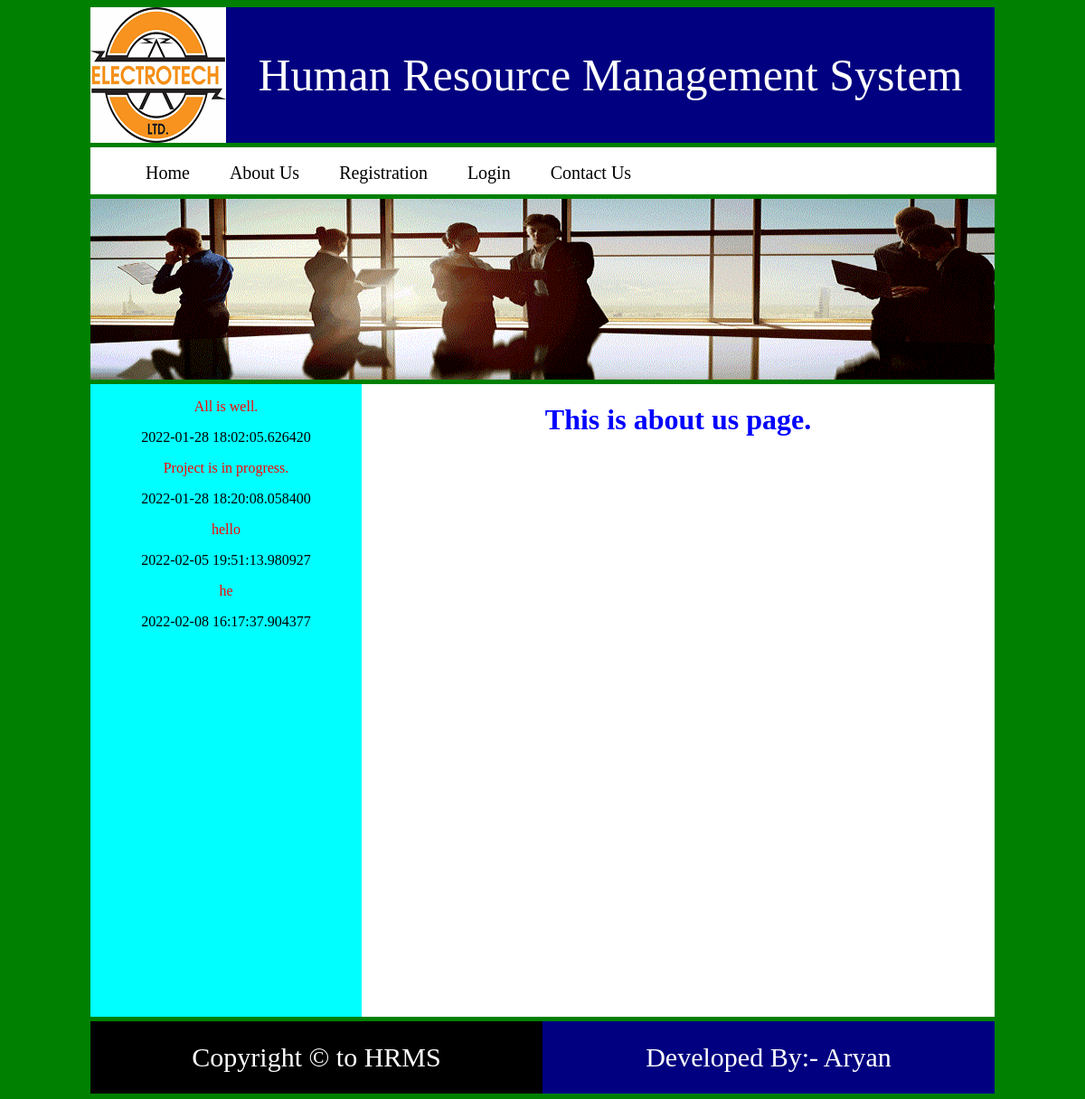
Screenshot of /aboutus/ with the database file from the repository.
### adminzone/models.py (models this page shows)
class Notification(models.Model):
    notificationtext=models.CharField(max_length=200)
    notificationdate=models.CharField(max_length=30)

### hrapp/views.py (the view)
# urls.py: path('aboutus/',views.aboutus,name='aboutus'),
def aboutus(request):
    nf=Notification.objects.all()
    return render(request,"aboutus.html",{'nf':nf})

### hrapp/templates/aboutus.html
{% extends "parent.html" %}
{% block body %}
<h1 style="color:blue;text-align:center;">
    This is about us page.
</h1>
{% endblock body %}

### hrapp/templates/parent.html (shortened to what this page needs)
<!DOCTYPE html>
<html lang="en">
{% load static %}
<head>
</head>
<body bgcolor="green" onload="moveslider()">
    <div id="outer">
        <div id="header">
            <div id="logo">
                <img src="{% static 'images/logo.png' %}" width="150" height="150"/>
            </div>
            <div id="banner">
                Human Resource Management System
            </div>
        </div>
        <div id="menu">
            <ul>
                <li><a href="{% url 'index' %}">Home</a></li>
                <li><a href="{% url 'aboutus' %}">About Us</a></li>
                <li><a href="{% url 'registration' %}">Registration</a></li>
                <li><a href="{% url 'login' %}">Login</a></li>
                <li><a href="{% url 'contactus' %}">Contact Us</a></li>
            </ul>
        </div>
        <div id="slider">
            <img id="slide" width="1000" height="200"/>
        </div>
        <div id="parent">
            <div id="left">
                <marquee direction="up" height="500" behavior="alternate" onmouseover="stop()" onmouseout="start()">
                {% for n in nf %}
                <p style="text-align:center;color:red;">{{n.notificationtext}}</p>
                <p style="text-align:center;">{{n.notificationdate}}</p>
                {% endfor %}
                </marquee>
            </div>
            <div id="main">
                {% block body %}
                {% endblock body %}
            </div>
        </div>
        <div id="footer">
            <div id="lfooter">
                Copyright &copy; to HRMS
            </div>
            <div id="rfooter">
                Developed By:- Aryan
            </div>
        </div>
    </div>
</body>
</html>

### hrapp/templates/parent.html (style rules this page uses)
#outer { width:1000px; height:1200px; //border:1px solid white; margin:auto; }
#header { width:1000px; height:150px; }
#logo { width:150px; height:150px; background-color: pink; float:left; }
#banner { width:850px; height:150px; background-color:navy; float:right; font-size:50px; color:white; text-align:center; line-height:150px; }
#menu { width:1000px; height:50px; background-color:white; margin-top:5px; border:1px solid white; }
#menu ul { list-style-type:none; }
#menu ul li { display:inline; }
#menu ul li a { padding:20px; font-size:20px; text-decoration:none; color:black; }
#slider { width:1000px; height:200px; background-color:grey; margin-top:5px; }
#parent { width:1000px; height:700px; margin-top:5px; }
#left { width:300px; height:700px; background-color:aqua; float:left; }
#main { width:700px; height:700px; background-color:white; float:right; }
#footer { width:1000px; height:80px; margin-top:5px; }
#lfooter { width:500px; height:80px; background-color:black; float:left; color:white; font-size:30px; text-align:center; line-height:80px; }
#rfooter { width:500px; height:80px; background-color:navy; float:right; color:white; font-size:30px; text-align:center; line-height:80px; }

### rows the page displays
Notification: notificationtext "All is well.", notificationdate "2022-01-28 18:02:05.626420"
Notification: notificationtext "Project is in progress.", notificationdate "2022-01-28 18:20:08.058400"
Notification: notificationtext "hello", notificationdate "2022-02-05 19:51:13.980927"
Notification: notificationtext "he", notificationdate "2022-02-08 16:17:37.904377"
